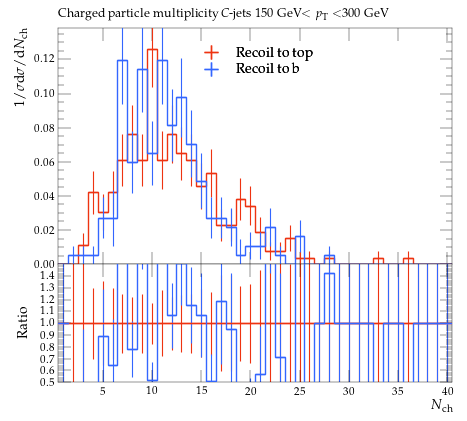

Here is the Python script that generated this plot:
#! /usr/bin/env python

# This Python script was auto-generated using YODA v2.0.2.
# Analysis object: /MC_HFDECAYS/avg_C_jet_ch_mult_150_300
# Timestamp: 31-07-2026 (13:13:52)

import matplotlib as mpl
import matplotlib.pyplot as plt
mpl.use('Agg') # comment out for interactive use
import os
import numpy as np

plotDir = os.path.split(os.path.realpath(__file__))[0]
if 'YODA_USER_PLOT_PATH' in globals():
    plot_outdir = globals()['YODA_USER_PLOT_PATH']
else:
    plot_outdir = plotDir

#plot style
plt.style.use(os.path.join(plotDir, '../default.mplstyle'))
# plot metadata
figW, figH = plt.rcParams['figure.figsize']
ax_xLabel = r'$N_\mathrm{ch}$'
ax_yLabel = r'$1/\sigma \mathrm{d}\sigma/\mathrm{d}N_\mathrm{ch}$'
ax_title  = r'Charged particle multiplicity $C$-jets 150 GeV$<p_\mathrm{T}<$300 GeV'
ax_xScale = 'linear'
ax_yScale = 'linear'
xLims = (0.5, 40.5)
yLims = (0.0, 0.13854896)
xMinorTickMarks = 0

# TeX-friendly labels for the legend
labels = {
    'legend' : ([ r"Recoil to top", r"Recoil to b" ], r""),
}

# Adjust canvas width and height
canvasW = 10.0
canvasH = 9.0
figW *= canvasW/10.
figH *= canvasH/9.

# Create figure and axis objects
fig, (ax, ratio0_ax) = plt.subplots(2, 1, sharex=True,
                  figsize=(figW,figH), gridspec_kw={'height_ratios': (6.0, 3.0)})

# Set figure margins
plt.subplots_adjust(
    left   = 1.0 * plt.rcParams['figure.subplot.left'],
    right  = 1.0 * plt.rcParams['figure.subplot.right'],
    top    = 1.0 * plt.rcParams['figure.subplot.top'],
    bottom = 1.0 * plt.rcParams['figure.subplot.bottom'])

ratio0_ax.yaxis.set_major_locator(mpl.ticker.MultipleLocator(0.1))
ratio0_ax.set_ylim(0.5, 1.4999)
ratio0_ax.set_ylabel('Ratio')
ratio0_ax.xaxis.set_minor_locator(mpl.ticker.NullLocator())

# the numerical data is stored in a separate file
dataf = dict()
prefix = os.path.split(__file__)[0]
if prefix:    prefix = prefix + '/'
exec(open(prefix+'avg_C_jet_ch_mult_150_300__data.py').read(), dataf)


legend_handles = dict() # keep track of handles for the legend

# style options for curves
# starts at zorder>=5 to draw curve on top of legend
styles = {
  'recoil_t': {
    'color' : '#EE3311',
    'linestyle' : '-',
    'linewidth' : 1,
    'marker' : 'none',
    'markersize' : 2,
    'capsize' : 0.0,
    'zorder' : 5,
    'histstyle' : 1,
    'drawstyle' : 'steps-pre',
    'xerrorbars' : 1,
    'yerrorbars' : 1,
    'fillcolor' : None,
    'fillopacity' : 1.0,
    'ratio0_linestyle' : '-',
    'ratio0_linewidth' : 1,
    'ratio0_marker' : 'none',
    'ratio0_markersize' : 2,
    'ratio0_capsize' : 0.0,
    'ratio0_zorder' : 5,
    'ratio0_histstyle' : 1,
    'ratio0_drawstyle' : 'steps-pre',
    'ratio0_xerrorbars' : 1,
    'ratio0_yerrorbars' : 1,
  },
  'recoil_b': {
    'color' : '#3366FF',
    'linestyle' : '-',
    'linewidth' : 1,
    'marker' : 'none',
    'markersize' : 2,
    'capsize' : 0.0,
    'zorder' : 6,
    'histstyle' : 1,
    'drawstyle' : 'steps-pre',
    'xerrorbars' : 1,
    'yerrorbars' : 1,
    'fillcolor' : None,
    'fillopacity' : 1.0,
    'ratio0_linestyle' : '-',
    'ratio0_linewidth' : 1,
    'ratio0_marker' : 'none',
    'ratio0_markersize' : 2,
    'ratio0_capsize' : 0.0,
    'ratio0_zorder' : 6,
    'ratio0_histstyle' : 1,
    'ratio0_drawstyle' : 'steps-pre',
    'ratio0_xerrorbars' : 1,
    'ratio0_yerrorbars' : 1,
  },
}

# curve from input yoda files in main panel
for label, yvals in dataf['yvals'].items():
    if all(np.isnan(v) for v in dataf['yvals'][label]):
        continue
    tmp = None
    if styles[label]['histstyle']: # draw as histogram
        xpos = dataf['xedges'][label] if styles[label]['drawstyle'] else dataf['xpoints'][label]
        ypos = np.insert(yvals, 0, yvals[0]) if styles[label]['drawstyle'] else yvals
        if styles[label]['fillcolor']: # fill area below curve
            ax.fill_between(xpos, ypos, step='pre',
                            color=styles[label]['fillcolor'],
                            alpha=styles[label]['fillopacity'])
        tmp, = ax.plot(xpos, ypos,
                       color=styles[label]['color'],
                       linestyle=styles[label]['linestyle'],
                       linewidth=styles[label]['linewidth'],
                       drawstyle=styles[label]['drawstyle'], solid_joinstyle='miter',
                       zorder=styles[label]['zorder'], label=label)
    tmp = ax.errorbar(dataf['xpoints'][label], yvals,
                      xerr=np.array(dataf['xerrs'][label])*styles[label]['xerrorbars'],
                      yerr=np.array(dataf['yerrs'][label])*styles[label]['yerrorbars'],
                      fmt=styles[label]['marker'], capsize=styles[label]['capsize'],
                      markersize=styles[label]['markersize'],
                      ecolor=styles[label]['color'],
                      color=styles[label]['color'], zorder=styles[label]['zorder'])
    tmp[-1][0].set_linestyle(styles[label]['linestyle'])
    tmp[-1][0].set_linewidth(styles[label]['linewidth'])
    if label in dataf['add_legend_handle']:  legend_handles[label] = tmp
    for varLabel in dataf['variation_yvals'].keys():
        if varLabel.startswith(label):
            tmp, = ax.plot(dataf['xedges'][label], dataf['variation_yvals'][varLabel],
                           color=styles[label]['color'],
                           linestyle=styles[label]['linestyle'],
                           linewidth=styles[label]['linewidth'],
                           drawstyle='steps-pre', solid_joinstyle='miter',
                           zorder=styles[label]['zorder'], alpha=0.5)


# plots on ratio panel
# curve from input yoda files in ratio panel
for label, yvals in dataf['ratio0_yvals'].items():
    if all(np.isnan(v) for v in yvals):
        continue
    if styles[label]['ratio0_histstyle']: # plot as histogram
        xpos = dataf['xedges']['recoil_t'] if styles[label]['ratio0_drawstyle'] else dataf['xpoints']['recoil_t']
        ypos = np.insert(yvals, 0, yvals[0]) if styles[label]['ratio0_drawstyle'] else yvals
        ratio0_ax.plot(xpos, ypos,
                       color=styles[label]['color'],
                       linewidth=styles[label]['linewidth'],
                       linestyle=styles[label]['ratio0_linestyle'],
                       drawstyle=styles[label]['ratio0_drawstyle'], zorder=styles[label]['zorder'],
                       solid_joinstyle='miter')
    tmp = ratio0_ax.errorbar(dataf['xpoints']['recoil_t'], yvals,
                             xerr=np.array(dataf['ref_xerrs'])*styles[label]['ratio0_xerrorbars'],
                             yerr=np.array(dataf['ratio0_yerrs'][label])*styles[label]['ratio0_yerrorbars'],
                             fmt=styles[label]['ratio0_marker'], capsize=styles[label]['ratio0_capsize'],
                             markersize=styles[label]['ratio0_markersize'],
                             ecolor=styles[label]['color'],
                             color=styles[label]['color'])
    tmp[-1][0].set_linestyle(styles[label]['ratio0_linestyle'])
    tmp[-1][0].set_linewidth(styles[label]['ratio0_linewidth'])

    for varlabel in dataf['ratio0_variation_vals'].keys():
        if varlabel.startswith(label):
            ratio0_ax.plot(dataf['xedges']['recoil_t'],
                            dataf['ratio0_variation_vals'][varlabel],
                            color=styles[label]['color'],
                            linestyle=styles[label]['linestyle'],
                            linewidth=styles[label]['linewidth'],
                            drawstyle='steps-pre', solid_joinstyle='miter',
                            zorder=1, alpha=0.5)

legend_items = list(legend_handles.values())
ax.add_artist(ax.legend(legend_items,
                        labels['legend'][0],
                        title=labels['legend'][1],
                        alignment='left',
                        loc='upper center',
                        bbox_to_anchor=(0.5, 0.97)))

# set plot metadata as defined above
ratio0_ax.set_xlabel(ax_xLabel)
ratio0_ax.xaxis.set_label_coords(1., -0.15)
ax.set_ylabel(ax_yLabel, ha='right', va='top')
ax.yaxis.set_label_coords(-0.11, 1.0)
ax.set_title(ax_title, loc='left')
ax.set_xscale(ax_xScale)
ax.set_yscale(ax_yScale)
ax.set_xlim(xLims)
ax.set_ylim(yLims)

# tick formatting
plt.rcParams['xtick.top'] = True
plt.rcParams['ytick.right'] = True
ax.xaxis.set_minor_locator(mpl.ticker.NullLocator())
fig.align_ylabels((ax, ratio0_ax))
plt.savefig(os.path.join(plot_outdir, 'avg_C_jet_ch_mult_150_300.pdf'), format='PDF')
plt.savefig(os.path.join(plot_outdir, 'avg_C_jet_ch_mult_150_300.png'), format='PNG')

plt.close(fig)
